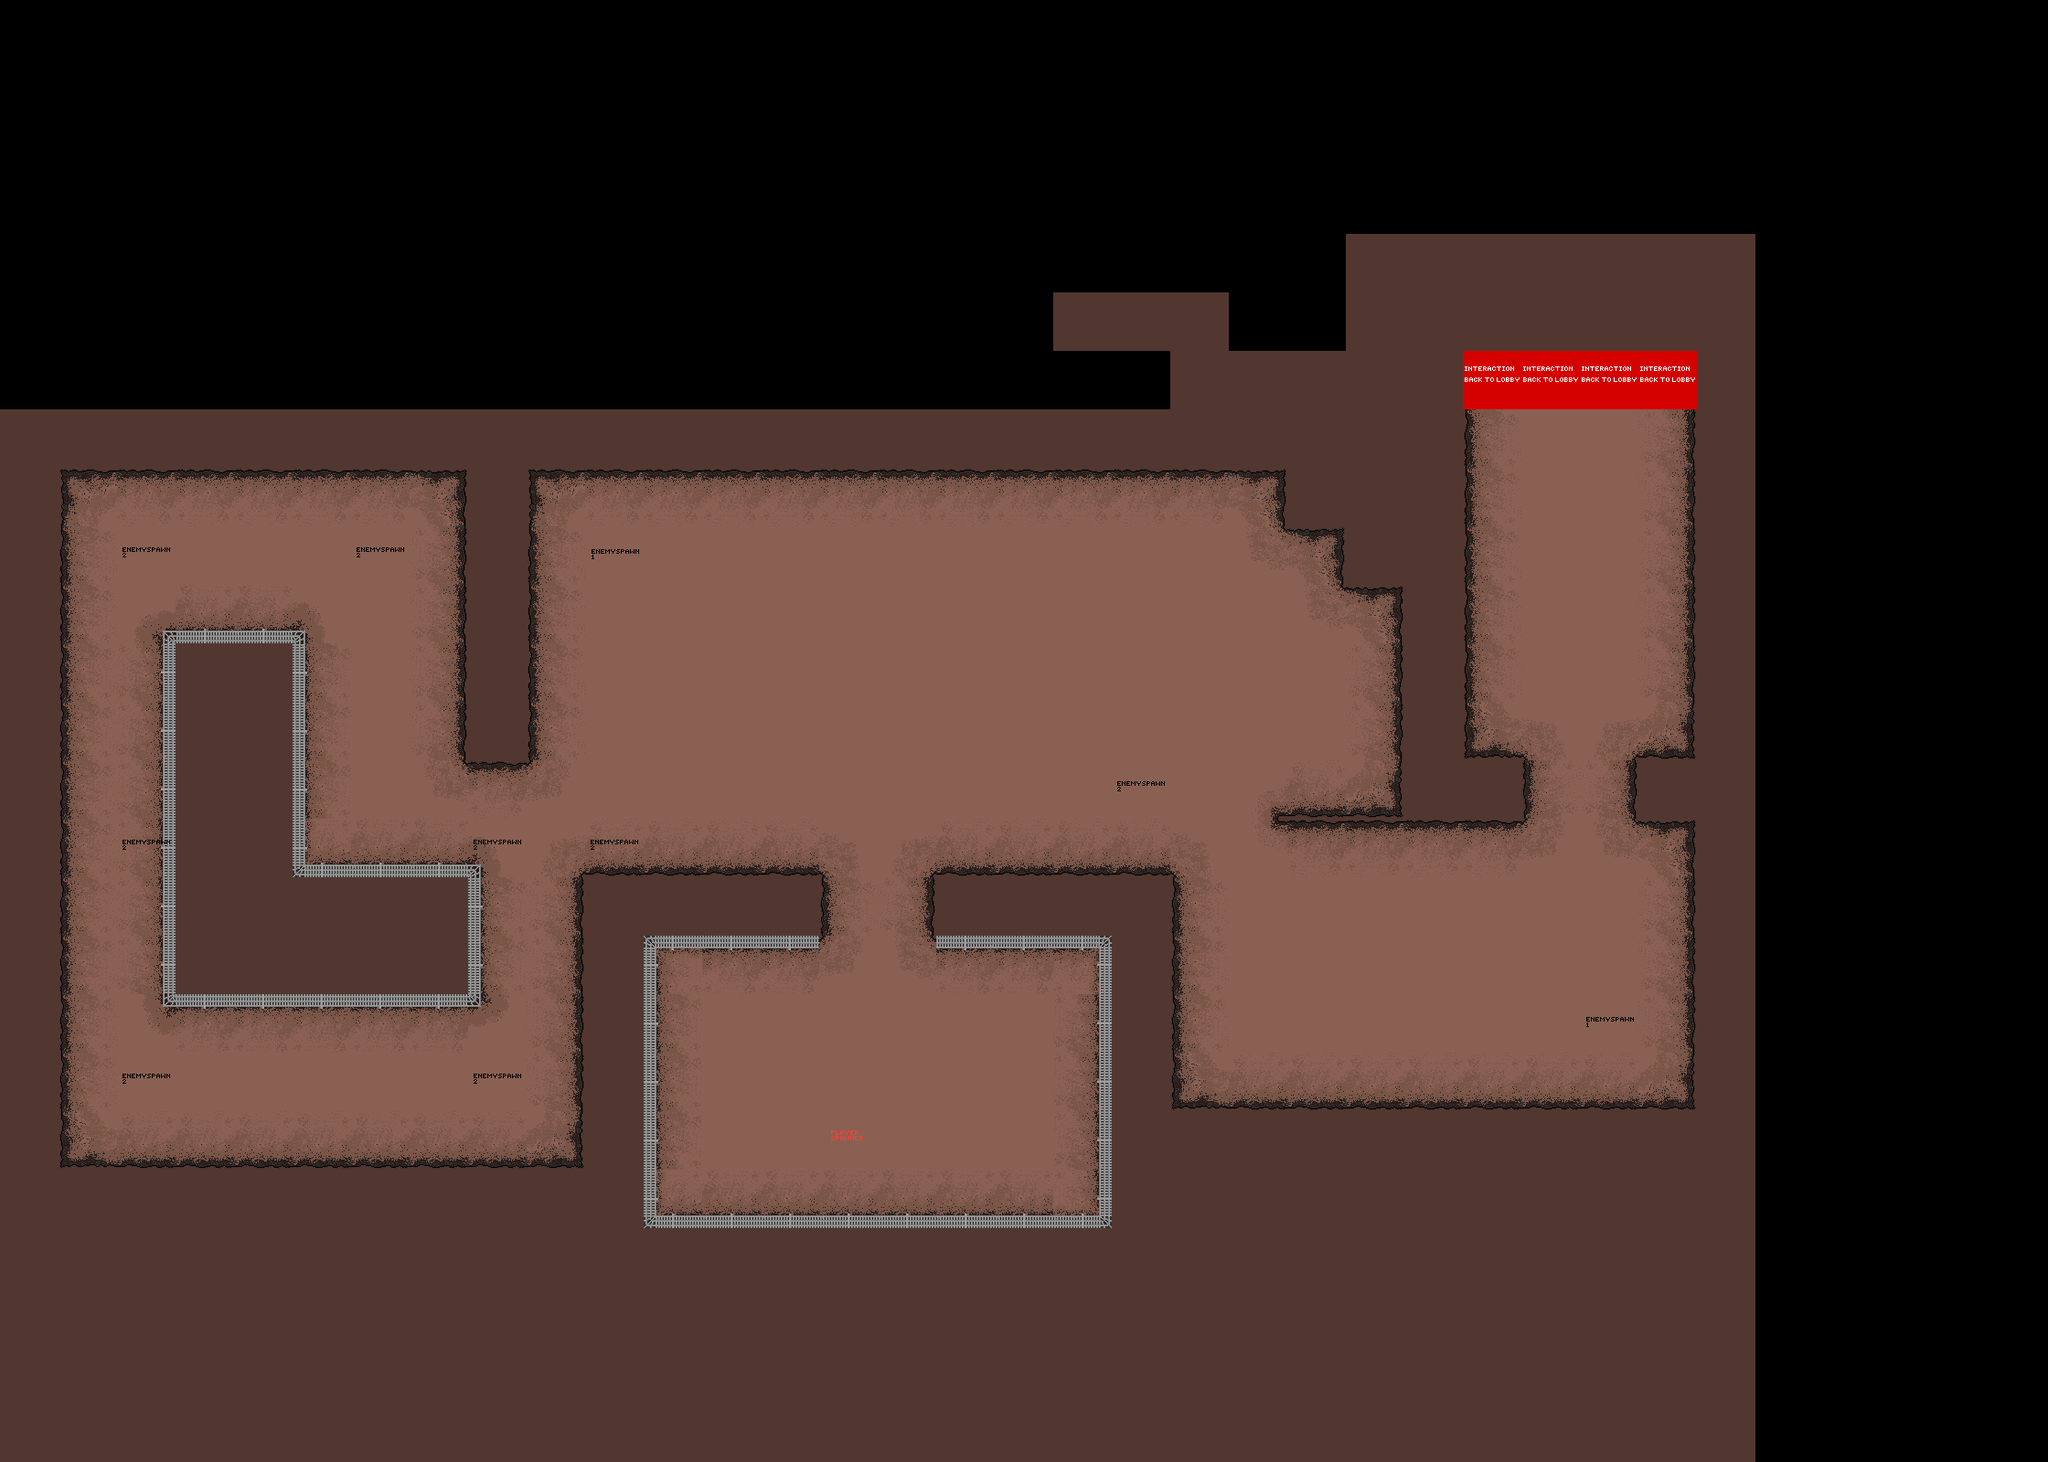

The image is a tile-based game level rendered from a .tmx file. Its description and source (layers, tilesets, objects; grid data summarised) follow:
An orthogonal 35x25 tile map with 64x64 px tiles, 4 tile layers (Background, interactions, Walls, spawns), 1 hidden layer not drawn, 2 tilesets.

<map version="1.10" tiledversion="1.11.2" orientation="orthogonal" renderorder="right-down" width="35" height="25" tilewidth="64" tileheight="64" infinite="0" nextlayerid="10" nextobjectid="5">
 <tileset firstgid="1" source="../Tiled/BasicTileset.tsx" />
 <tileset firstgid="13" source="../Tiled/EnemyPaths.tsx" />
 <layer id="1" name="Background" width="35" height="25">
  <data>[875 cells, 540 non-empty, 11 distinct tile ids]</data>
 </layer>
 <layer id="6" name="enemypath" width="35" height="25" visible="0">
  <data>[875 cells, 50 non-empty, 4 distinct tile ids]</data>
 </layer>
 <layer id="9" name="interactions" width="35" height="25">
  <data>[875 cells, 4 non-empty, 1 distinct tile ids]</data>
 </layer>
 <layer id="2" name="Walls" width="35" height="25">
  <data>[875 cells, 154 non-empty, 1 distinct tile ids]</data>
 </layer>
 <layer id="8" name="spawns" width="35" height="25">
  <data>[875 cells, 11 non-empty, 3 distinct tile ids]</data>
 </layer>
</map>
